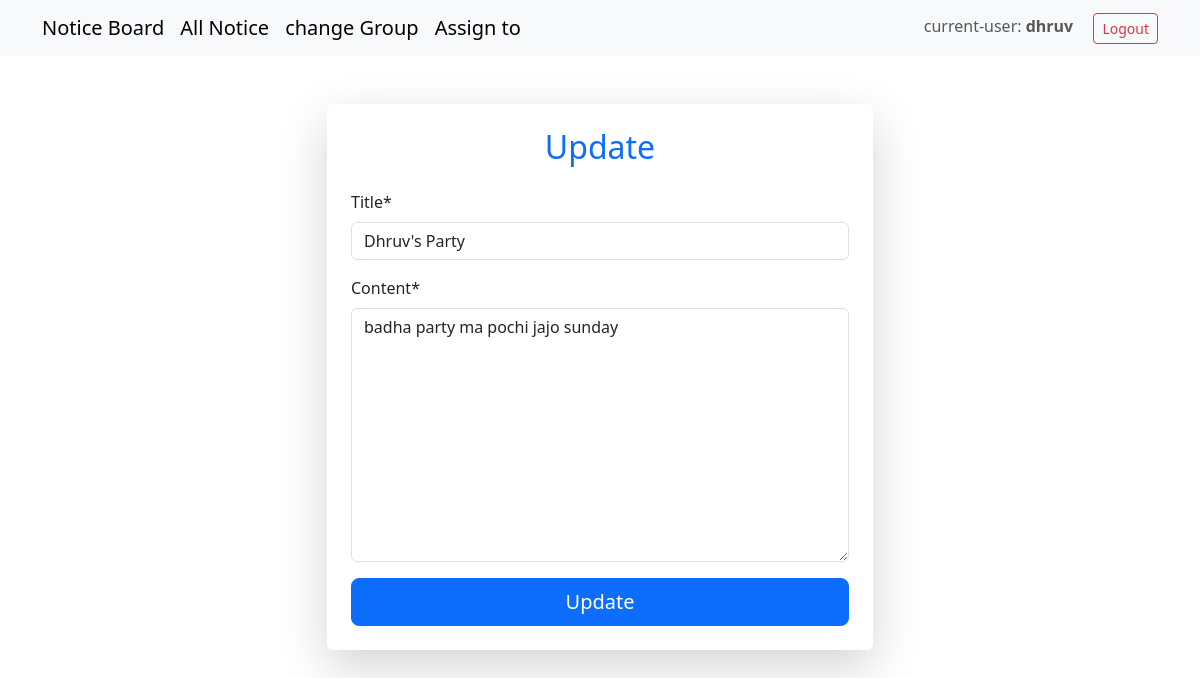
The page /update/23/ (signed in) on the database as committed earlier.
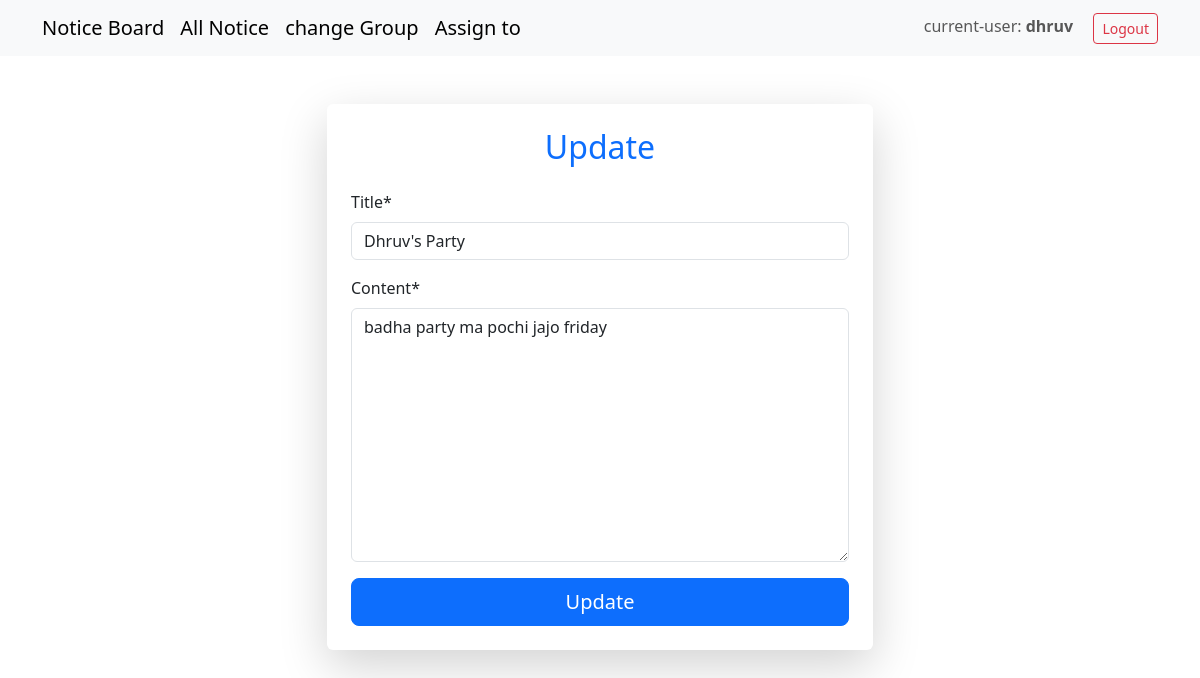
The same page on the database as committed later.
### classroom/models.py (models this page shows)
class Notice(models.Model):
    title = models.CharField(max_length=100)
    content = models.TextField()
    date_posted = models.DateTimeField(auto_now_add=True)
    author = models.ForeignKey(User, on_delete=models.CASCADE, related_name='notices')

### classroom/views.py (the view)
# urls.py: path('update/<int:pk>/', views.notice_update, name='notice_update'),
@object_permission_required('classroom.change_notice', Notice)
def notice_update(request, pk):
    notice = Notice.objects.get(pk=pk)
    if request.method == 'POST':
        form = NoticeForm(request.POST, instance=notice)
        if form.is_valid():
            form.save()
            return redirect('notice_list')
    else:
        form = NoticeForm(instance=notice)
    return render(request, 'classroom/notice_update.html', {'form': form})

### classroom/forms.py
class NoticeForm(forms.ModelForm):
    class Meta:
        model = Notice
        fields = ['title', 'content']

### classroom/templates/classroom/notice_update.html (shortened to what this page needs)
{% extends "classroom/base.html" %}
{% load crispy_forms_tags %}
{% block content %}
<div class="container mt-5">
    <div class="row justify-content-center">
        <div class="col-md-6">
            <div class="card shadow-lg p-4 rounded border-0">
                <h2 class="text-center mb-4 text-primary">Update</h2>
                <form method="post" class="needs-validation" novalidate>
                    {{ form|crispy }}
                    <div class="d-grid gap-2 mt-3">
                        <button type="submit" class="btn btn-primary btn-lg">Update</button>
                    </div>
                </form>
            </div>
        </div>
    </div>
</div>
{% endblock %}

Rows that differ between the two databases and show on the page:
changed Notice "Dhruv's Party": content "badha party ma pochi jajo sunday" → "badha party ma pochi jajo friday"
